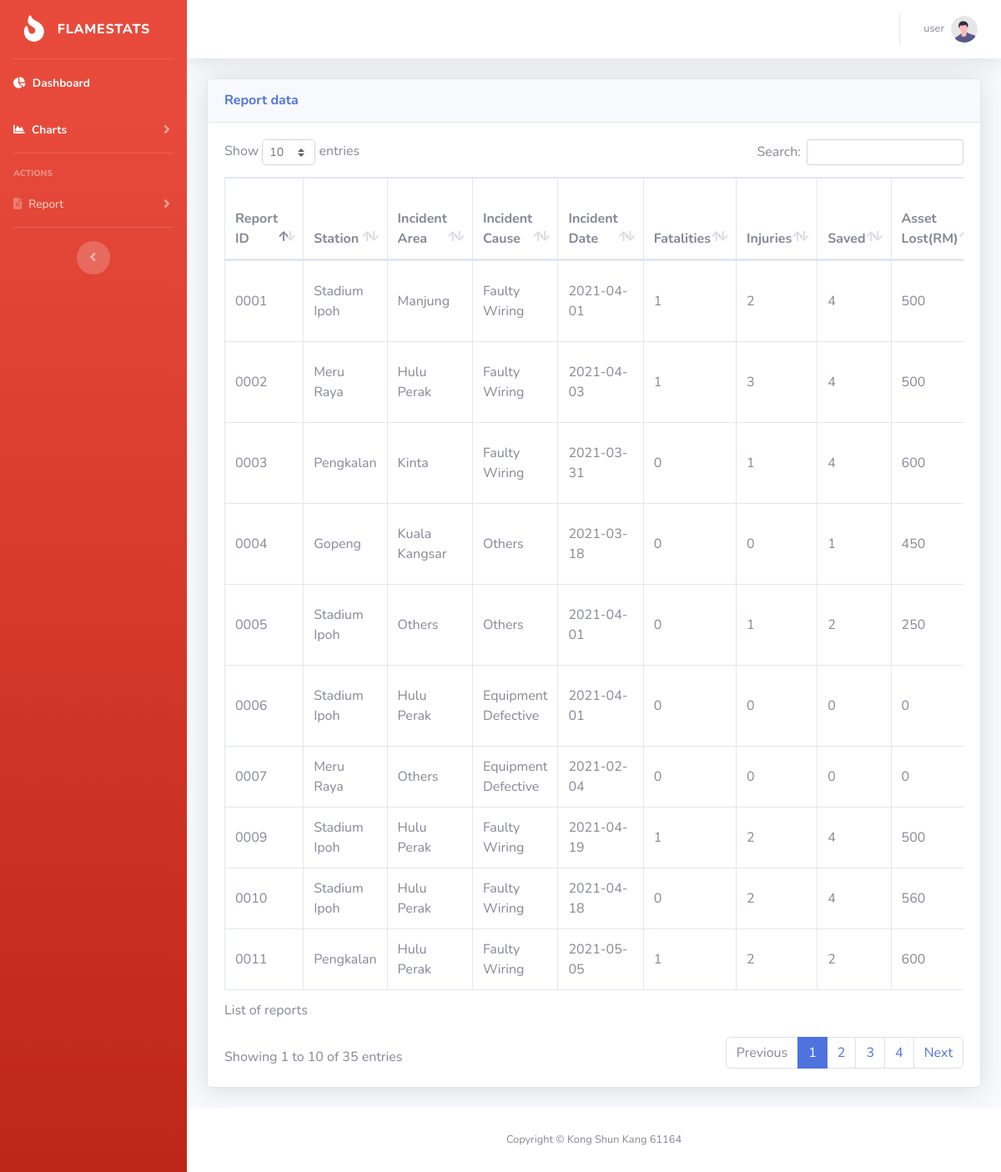
The app's page /reportTable.php (signed in) with its own data.
### tables this page shows
CREATE TABLE `report` (
  `id` int(11) NOT NULL AUTO_INCREMENT,
  `branch` varchar(255) NOT NULL,
  `incidentArea` varchar(255) NOT NULL,
  `incidentCause` varchar(255) NOT NULL,
  `reportDate` date NOT NULL,
  `victimFatality` int(11) NOT NULL,
  `victimInjured` int(11) NOT NULL,
  `victimSaved` int(11) NOT NULL,
  `asset_lost` double NOT NULL,
  `asset_recover` double NOT NULL,
  `contactMethod` varchar(255) NOT NULL,
  `personInCharge` varchar(255) NOT NULL,
  `reportStatus` varchar(255) NOT NULL,
  `reportCreateTime` timestamp NOT NULL DEFAULT current_timestamp(),
  `docName` varchar(255) NOT NULL,
  `docSize` int(11) NOT NULL,
  PRIMARY KEY (`id`)
);

### reportTable.php (the view, shortened to what this page needs)
<?php
include('security.php');
include('includes/header.php');
include('includes/navbar.php');
?>
<div class="container-fluid">
    <div class="card shadow mb-4">
        <div class="card-header py-3">
            <h6 class="m-0 font-weight-bold text-primary">Report data</h6>
        </div>
        <div class="card-body">
            <div class="table-responsive">
                <?php
                $query = "SELECT * FROM report";
                $query_run = mysqli_query($mysqli, $query);
                ?>
                <table class="table table-md table-bordered table-hover" id="dataTable" width="100%" cellspacing="0">
                    <caption>List of reports</caption>
                    <thead>
                        <tr>
                            <th>Report ID</th>
                            <th>Station</th>
                            <th>Incident Area</th>
                            <th>Incident Cause</th>
                            <th>Incident Date</th>
                            <th>Fatalities</th>
                            <th>Injuries</th>
                            <th>Saved</th>
                            <th>Asset Lost(RM)</th>
                        </tr>
                    </thead>
                    <tbody>
                        <?php
                        if (mysqli_num_rows($query_run) > 0) {
                            while ($row = mysqli_fetch_assoc($query_run)) {
                                $val = $row['id'];
                                $newID = str_pad($val, 4, "0", STR_PAD_LEFT);
                        ?>
                                <tr>
                                    <td class="align-middle"><?php echo $newID; ?></td>
                                    <td class="align-middle"><?php echo $row['branch']; ?></td>
                                    <td class="align-middle"><?php echo $row['incidentArea']; ?></td>
                                    <td class="align-middle"><?php echo $row['incidentCause']; ?></td>
                                    <td class="align-middle"><?php echo $row['reportDate']; ?></td>
                                    <td class="align-middle"><?php echo $row['victimFatality']; ?></td>
                                    <td class="align-middle"><?php echo $row['victimInjured']; ?></td>
                                    <td class="align-middle"><?php echo $row['victimSaved']; ?></td>
                                    <td class="align-middle"><?php echo $row['asset_lost']; ?></td>
                                </tr>
                        <?php
                            }
                        } else {
                            echo "No record found";
                        }
                        ?>
                    </tbody>
                </table>
            </div>
        </div>
    </div>
</div>
<?php
include('includes/scripts.php');
include('includes/footer.php');
?>

### records on screen
report: id "0001", branch "Stadium Ipoh", incidentArea "Manjung", incidentCause "Faulty Wiring", reportDate "2021-04-01", victimFatality "1", victimInjured "2", victimSaved "4", asset_lost "500"
report: id "0002", branch "Meru Raya", incidentArea "Hulu Perak", incidentCause "Faulty Wiring", reportDate "2021-04-03", victimFatality "1", victimInjured "3", victimSaved "4", asset_lost "500"
report: id "0003", branch "Pengkalan", incidentArea "Kinta", incidentCause "Faulty Wiring", reportDate "2021-03-31", victimFatality "0", victimInjured "1", victimSaved "4", asset_lost "600"
report: id "0004", branch "Gopeng", incidentArea "Kuala Kangsar", incidentCause "Others", reportDate "2021-03-18", victimFatality "0", victimInjured "0", victimSaved "1", asset_lost "450"
report: id "0005", branch "Stadium Ipoh", incidentArea "Others", incidentCause "Others", reportDate "2021-04-01", victimFatality "0", victimInjured "1", victimSaved "2", asset_lost "250"
report: id "0006", branch "Stadium Ipoh", incidentArea "Hulu Perak", incidentCause "Equipment Defective", reportDate "2021-04-01", victimFatality "0", victimInjured "0", victimSaved "0", asset_lost "0"
report: id "0007", branch "Meru Raya", incidentArea "Others", incidentCause "Equipment Defective", reportDate "2021-02-04", victimFatality "0", victimInjured "0", victimSaved "0", asset_lost "0"
report: id "0009", branch "Stadium Ipoh", incidentArea "Hulu Perak", incidentCause "Faulty Wiring", reportDate "2021-04-19", victimFatality "1", victimInjured "2", victimSaved "4", asset_lost "500"
report: id "0010", branch "Stadium Ipoh", incidentArea "Hulu Perak", incidentCause "Faulty Wiring", reportDate "2021-04-18", victimFatality "0", victimInjured "2", victimSaved "4", asset_lost "560"
report: id "0011", branch "Pengkalan", incidentArea "Hulu Perak", incidentCause "Faulty Wiring", reportDate "2021-05-05", victimFatality "1", victimInjured "2", victimSaved "2", asset_lost "600"

### other values on screen
$_SESSION['display'] "user"
